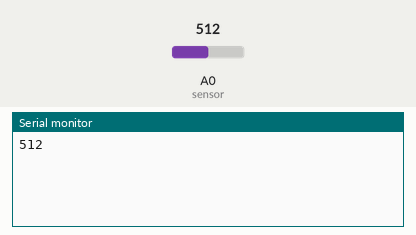
This sketch was run on a simulated Arduino Uno, built with avr-gcc and run on an emulated ATmega328P. Parts: the last lines printed to the serial monitor. Inputs (shaded band) come from the test bench; at power-on: A0 (sensor) = 512.

Above: at 1.2 s.
1.3 s: A0 (sensor) set to 610
At 2.7 s:
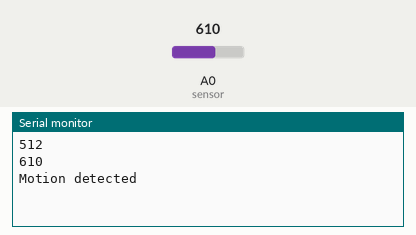
3.4 s: A0 (sensor) set to 590
At 5.1 s:
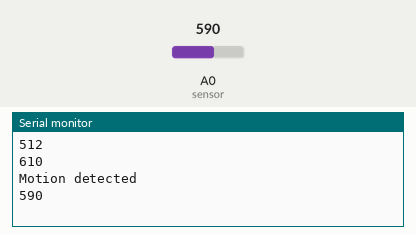
Timing chart, 0 to 6.6 s (numbered marks = the images above; inputs shaded):
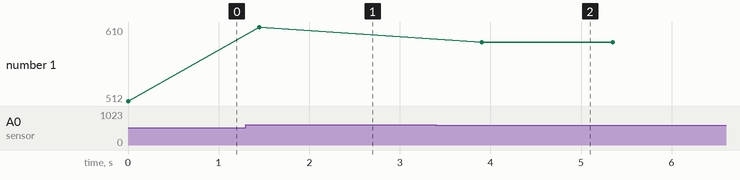

The sketch:

_AF__Motion_Sensor_met_RF.ino
```cpp
#include <RCSwitch.h>

RCSwitch mySwitch = RCSwitch();
int Bsensor;
int sensor = 0;


void setup() {
  Serial.begin(9600);
  mySwitch.enableTransmit(4);
}

void loop() {
Bsensor = analogRead(sensor);

Serial.println(Bsensor);

if (analogRead(sensor) >=600 )
{
  mySwitch.send(10145387, 24);
 Serial.println("Motion detected");
delay(1000);


}

if (analogRead(sensor) <=600)
{mySwitch.send(10145386, 24);}
delay(1000);
}
```

Measured:
- after the input at 1.3 s, the serial monitor: prints a new line after 0.15 s (image 1)
- after the input at 3.4 s, the serial monitor: prints a new line after 0.50 s (image 2)
- plotted number 1: 512 → 610 after the input at 1.3 s, 610 → 590 after the input at 3.4 s
